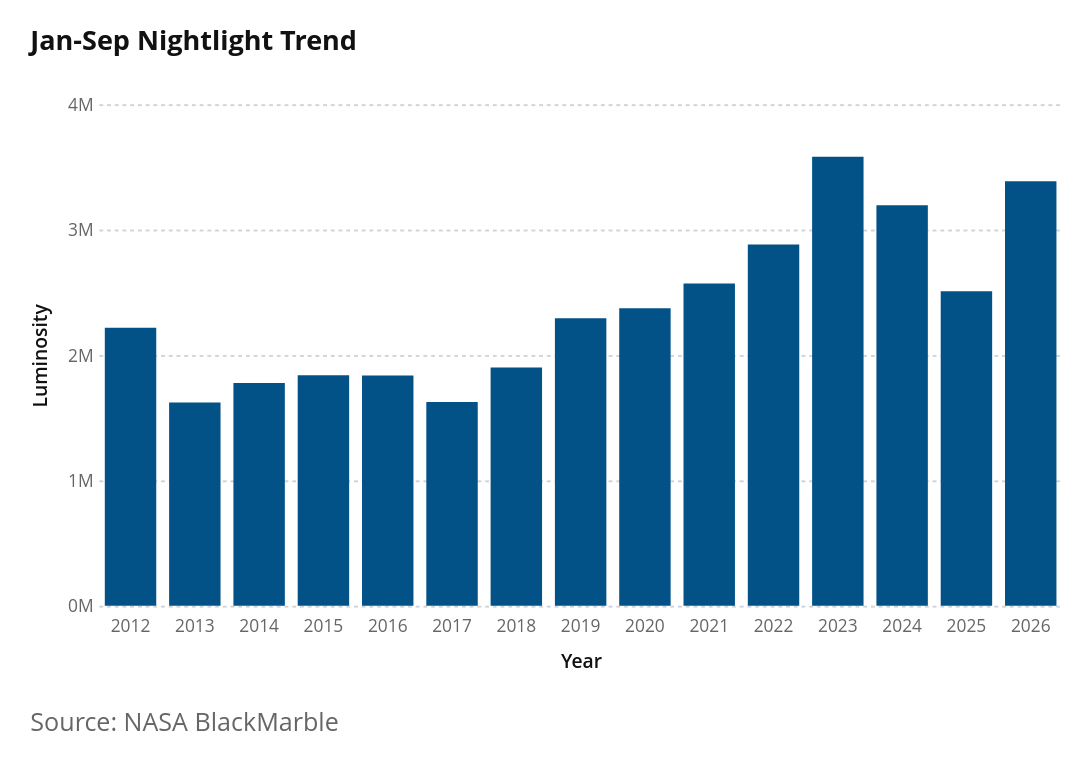

Notebook code cell kept with this figure:
### Markdown cell above
### 1.2 Quarterly Trends in Nightlights

### Code cell
# Fig 1.2: Quarterly Trends in Nightlights
chart = (
    alt.Chart(ntl_corrected.assign(year=lambda d: d["year_col"].astype(str)))
    .mark_bar(color="#025288")
    .encode(
        x=alt.X(
            "year:N", title="Year", axis=alt.Axis(labelFontSize=9, titleFontSize=10)
        ),
        y=alt.Y(
            "ntl_sum:Q",
            title="Luminosity",
            axis=alt.Axis(
                labelFontSize=9,
                titleFontSize=10,
                grid=True,
                gridDash=[2, 2],
                format="~s",
            ),
        ),
        tooltip=[
            alt.Tooltip("year:N", title="Year"),
            alt.Tooltip("ntl_sum:Q", format=",.0f", title="NTL Sum"),
        ],
    )
    .properties(
        width=500,
        height=260,
        title=alt.TitleParams(
            text=f"{report_period_label} Nightlight Trend", fontSize=14, anchor="start"
        ),
    )
)
az.add_caption(chart, "Source: NASA BlackMarble")

### Figure 1 — Vega-Lite specification as saved in the notebook (floating-point values rounded to 4 significant figures)
{"config": {"background": "white", "padding": 15, "mark": {"tooltip": true}, "point": {"filled": true, "size": 60, "stroke": "white", "strokeWidth": 1}, "circle": {"filled": true, "stroke": "white", "strokeWidth": 1}, "square": {"filled": true, "stroke": "white", "strokeWidth": 1}, "line": {"strokeWidth": 4, "strokeCap": "round", "strokeJoin": "round"}, "bar": {"cornerRadiusEnd": 0}, "area": {"opacity": 0.7}, "arc": {"stroke": "white", "strokeWidth": 1}, "rect": {"stroke": "#8A969F", "strokeWidth": 0.5}, "geoshape": {"stroke": "#666666", "strokeWidth": 0.3, "strokeJoin": "round", "strokeCap": "round"}, "title": {"font": "Open Sans, sans-serif", "fontSize": 18, "fontWeight": 700, "lineHeight": 22, "color": "#111111", "anchor": "start", "offset": 21, "subtitleFont": "Open Sans, sans-serif", "subtitleFontSize": 15, "subtitleFontWeight": 400, "subtitleLineHeight": 18, "subtitleColor": "#666666", "subtitlePadding": 3}, "axis": {"domain": false, "grid": true, "gridColor": "#CED4DE", "gridDash": [4, 2], "gridWidth": 1, "labelFont": "Open Sans, sans-serif", "labelFontSize": 13, "labelFontWeight": 400, "labelColor": "#666666", "labelPadding": 3, "tickColor": "#CED4DE", "tickSize": 5, "tickCount": 5, "titleFont": "Open Sans, sans-serif", "titleFontSize": 13, "titleFontWeight": 600, "titleColor": "#111111", "titlePadding": 9}, "axisX": {"grid": false, "tickSize": 0, "labelAngle": 0}, "axisY": {"domain": false, "ticks": false, "gridColor": "#CED4DE", "gridDash": [4, 2], "gridWidth": 1}, "axisQuantitative": {"tickCount": 5}, "axisBand": {"labelPadding": 6, "tickSize": 0}, "axisTemporal": {"grid": false}, "legend": {"labelFont": "Open Sans, sans-serif", "labelFontSize": 13, "labelFontWeight": 600, "labelColor": "#111111", "titleFont": "Open Sans, sans-serif", "titleFontSize": 13, "titleFontWeight": 600, "titleColor": "#111111", "titlePadding": 3, "symbolSize": 196, "symbolStrokeWidth": 0, "padding": 15, "offset": 21, "columnPadding": 21, "orient": "bottom", "labelLimit": 200, "titleLimit": 200}, "view": {"stroke": null, "continuousWidth": 600, "continuousHeight": 400}, "range": {"category": ["#34A7F2", "#FF9800", "#664AB6", "#4EC2C0", "#F3578E", "#081079", "#0C7C68", "#AA0000", "#DDDA21"], "diverging": ["#920000", "#BD6126", "#E3A763", "#EFEFEF", "#80BDE7", "#3587C3", "#025288"], "heatmap": ["#E3F6FD", "#75CCEC", "#089BD4", "#0169A1", "#023B6F"], "ordinal": ["#E3F6FD", "#75CCEC", "#089BD4", "#0169A1", "#023B6F"], "ramp": ["#E3F6FD", "#75CCEC", "#089BD4", "#0169A1", "#023B6F"]}, "scale": {"bandPaddingInner": 0.2, "bandPaddingOuter": 0.1, "pointPadding": 0.5}, "header": {"labelFont": "Open Sans, sans-serif", "labelFontSize": 13, "labelFontWeight": 600, "labelColor": "#111111", "titleFont": "Open Sans, sans-serif", "titleFontSize": 15, "titleFontWeight": 600, "titleColor": "#111111"}, "concat": {"spacing": 18}, "facet": {"spacing": 18}, "selection": {"point": {"on": "click", "clear": "dblclick"}, "interval": {"mark": {"fill": "#0071BC", "fillOpacity": 0.15, "stroke": "#0071BC", "strokeWidth": 1}}}}, "vconcat": [{"mark": {"type": "bar", "color": "#025288"}, "encoding": {"tooltip": [{"field": "year", "title": "Year", "type": "nominal"}, {"field": "ntl_sum", "format": ",.0f", "title": "NTL Sum", "type": "quantitative"}], "x": {"axis": {"labelFontSize": 9, "titleFontSize": 10}, "field": "year", "title": "Year", "type": "nominal"}, "y": {"axis": {"format": "~s", "grid": true, "gridDash": [2, 2], "labelFontSize": 9, "titleFontSize": 10}, "field": "ntl_sum", "title": "Luminosity", "type": "quantitative"}}, "height": 260, "title": {"text": "Jan-Sep Nightlight Trend", "anchor": "start", "fontSize": 14}, "width": 500}], "data": {"name": "data-49e20289477831fab290745b3353c257"}, "title": {"text": "Source: NASA BlackMarble", "anchor": "start", "color": "#666666", "font": "Open Sans, sans-serif", "fontSize": 13, "fontWeight": 400, "lineHeight": 20, "offset": 21, "orient": "bottom"}, "$schema": "https://vega.github.io/schema/vega-lite/v6.1.0.json", "datasets": {"data-49e20289477831fab290745b3353c257": [{"date": "2012-01-01T00:00:00", "year_col": 2012, "ntl_sum": 2216000.0, "ntl_ind_5km_sum": null, "ntl_noind_5km_sum": null, "year": "2012"}, {"date": "2013-01-01T00:00:00", "year_col": 2013, "ntl_sum": 1621000.0, "ntl_ind_5km_sum": null, "ntl_noind_5km_sum": null, "year": "2013"}, {"date": "2014-01-01T00:00:00", "year_col": 2014, "ntl_sum": 1775000.0, "ntl_ind_5km_sum": null, "ntl_noind_5km_sum": null, "year": "2014"}, {"date": "2015-01-01T00:00:00", "year_col": 2015, "ntl_sum": 1838000.0, "ntl_ind_5km_sum": null, "ntl_noind_5km_sum": null, "year": "2015"}, {"date": "2016-01-01T00:00:00", "year_col": 2016, "ntl_sum": 1836000.0, "ntl_ind_5km_sum": null, "ntl_noind_5km_sum": null, "year": "2016"}, {"date": "2017-01-01T00:00:00", "year_col": 2017, "ntl_sum": 1624000.0, "ntl_ind_5km_sum": null, "ntl_noind_5km_sum": null, "year": "2017"}, {"date": "2018-01-01T00:00:00", "year_col": 2018, "ntl_sum": 1899000.0, "ntl_ind_5km_sum": null, "ntl_noind_5km_sum": null, "year": "2018"}, {"date": "2019-01-01T00:00:00", "year_col": 2019, "ntl_sum": 2293000.0, "ntl_ind_5km_sum": null, "ntl_noind_5km_sum": null, "year": "2019"}, {"date": "2020-01-01T00:00:00", "year_col": 2020, "ntl_sum": 2372000.0, "ntl_ind_5km_sum": null, "ntl_noind_5km_sum": null, "year": "2020"}, {"date": "2021-01-01T00:00:00", "year_col": 2021, "ntl_sum": 2570000.0, "ntl_ind_5km_sum": null, "ntl_noind_5km_sum": null, "year": "2021"}, {"date": "2022-01-01T00:00:00", "year_col": 2022, "ntl_sum": 2881000.0, "ntl_ind_5km_sum": null, "ntl_noind_5km_sum": null, "year": "2022"}, {"date": "2023-01-01T00:00:00", "year_col": 2023, "ntl_sum": 3581000.0, "ntl_ind_5km_sum": null, "ntl_noind_5km_sum": null, "year": "2023"}, {"date": "2024-01-01T00:00:00", "year_col": 2024, "ntl_sum": 3194000.0, "ntl_ind_5km_sum": 648000.0, "ntl_noind_5km_sum": 2604000.0, "year": "2024"}, {"date": "2025-01-01T00:00:00", "year_col": 2025, "ntl_sum": 2509000.0, "ntl_ind_5km_sum": 581200.0, "ntl_noind_5km_sum": 1979000.0, "year": "2025"}, {"date": "2026-01-01T00:00:00", "year_col": 2026, "ntl_sum": 3385000.0, "ntl_ind_5km_sum": 721800.0, "ntl_noind_5km_sum": 2725000.0, "year": "2026"}]}}
